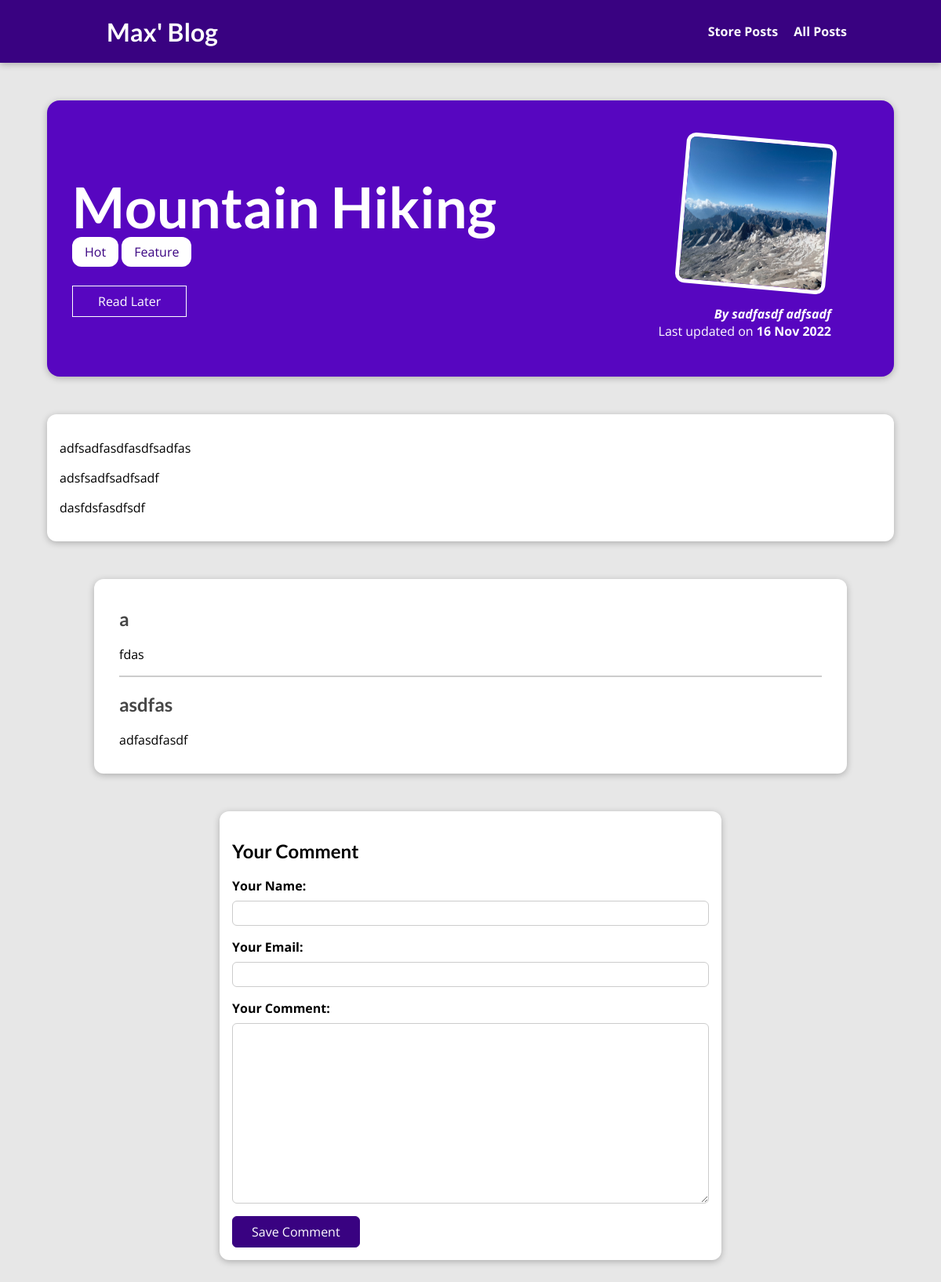
The app's page /posts/hike-in-the-mountains, older data.
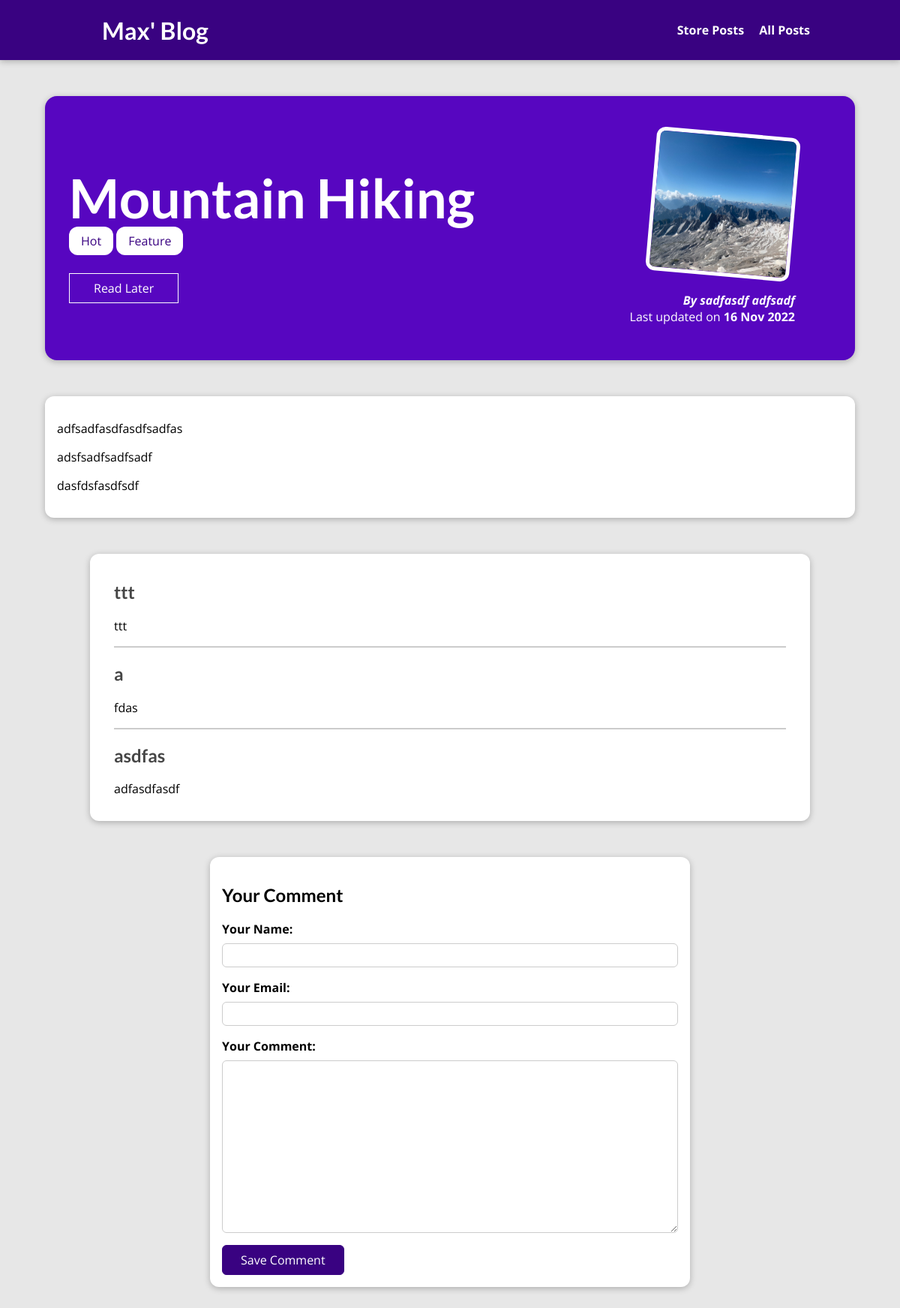
The same page, newer data.
### blog/models.py (models this page shows, shortened)
class Post(models.Model):
    title = models.CharField(max_length=150)
    excerpt = models.CharField(max_length = 200)
    image = models.ImageField(upload_to="posts", null=True)
    date=models.DateField(auto_now=True)
    slug=models.SlugField(unique=True,db_index=True)
    content = models.TextField(validators = [MinLengthValidator(10)])
    author = models.ForeignKey(Author, on_delete=models.SET_NULL,null=True,related_name="posts")
    tags = models.ManyToManyField(Tag)

class Tag(models.Model):
    caption = models.CharField(max_length=20)

class Author(models.Model):
    first_name = models.CharField(max_length=100)
    last_name = models.CharField(max_length=100)
    email_address = models.EmailField()
    def full_name(self):
        return f"{self.first_name} {self.last_name}"
    def __str__(self):
       return self.full_name()

class Comment(models.Model):
    user_name = models.CharField(max_length=120)
    user_email = models.EmailField()
    text = models.TextField(max_length = 400)
    post = models.ForeignKey(Post, on_delete=models.CASCADE, related_name="comments")

### blog/views.py (the view, shortened to what this page needs)
# urls.py: path("posts/<slug:slug>", views.SinglePostView.as_view(), name="post-detail-page"),
class SinglePostView(View):
    def is_stored_post(self,request,post_id):
        stored_posts = request.session.get("stored_posts")
        if stored_posts is not None:
            is_saved_for_later = post_id in stored_posts
        else:
            is_saved_for_later = False
        return is_saved_for_later
    def get(self,request,slug):
        post = Post.objects.get(slug=slug)
        context = {
            "post": post,
            "post_tags": post.tags.all(),
            "comment_form": CommentForm(),
            "comments": post.comments.all().order_by("-id"),
            "saved_for_later": self.is_stored_post(request,post.id)
        }
        return render(request,"blog/post-detail.html",context)

### blog/forms.py
class CommentForm(forms.ModelForm):
    class Meta:
        model = Comment
        exclude = ["post"]
        labels = {
            "user_name":"Your Name",
            "user_email":"Your Email",
            "text": "Your Comment"
        }

### blog/templates/blog/post-detail.html (shortened to what this page needs)
{% extends "base.html" %}
{% load static %}
{% block css_files %}
    <link rel="stylesheet" href="{%static "blog/post-detail.css" %}"/>
{% endblock %}
{% block content %}
<section id="summary">
<h2>{{ post.title}}</h2>
    <div>
        {%  for tag in post_tags %}
            <span class = "tag">{{ tag.caption }}</span>
        {% endfor %}
    </div>
    <div id="read-later">
        <form action="{% url "read-later"%}" method="POST">
            <button>
                {% if saved_for_later %}
                    Remove from "Read Later" list
                {% else %}
                    Read Later
                {% endif %}
            </button>
        </form>
    </div>
    <article>
        <img src="{{ post.image.url }}" alt="Post Title">
        <address>By <a href="mailto:{{ post.author.email_address }}">{{ post.author }}</a></address>
        <div>
            Last updated on <time>{{ post.date|date:"d M Y"}}</time>
        </div>
    </article>
</section>
<main>
    {{post.content|linebreaks}}
</main>
<section id="comments">
    <ul>
        {% for comment in comments %}
        <li>
              <h2>{{comment.user_name }}</h2>
              <p>{{ comment.text|linebreaks }}</p>
        </li>
        {% endfor %}
    </ul>
</section>
<section id="comment-form">
    <h2>Your Comment</h2>
    <form action="{%  url "post-detail-page" post.slug%}" method="POST">
        {%  for form_field in comment_form %}
            <div class="form-control {%  if form_field.errors %}invalid{% endif %}">
                {{ form_field.label_tag }}
                {{ form_field }}
            </div>
        {% endfor %}
        <button>Save Comment</button>
    </form>
</section>
{% endblock %}

### templates/base.html (shortened to what this page needs)
{%  load static %}
<!doctype html>
<html lang="en">
<head>
    <link rel="stylesheet" href="{% static "app.css"  %}">
    {% block css_files %}{% endblock %}
</head>
<body>
    <header id="main-navigation">
        <h1><a href="{% url "starting-page"%}">Max' Blog</a></h1>
        <nav>
            <a href="{% url "read-later"%}">Store Posts</a>
            <a href="{% url "posts-page"%}">All Posts</a>
        </nav>
    </header>
{% block content %}
{% endblock %}
</body>
</html>

### static/app.css (style rules this page uses)
* { box-sizing: border-box; }
html { font-family: 'Open Sans', 'Lato', sans-serif; }
body { margin: 0; }
h1, h2, h3 { font-family: 'Lato', sans-serif; font-weight: bold; }
#main-navigation { width: 100%; height: 5rem; display: flex; justify-content: space-between; align-items: center; padding: 0 10%; position: absolute; top: 0; left: 0; }
#main-navigation a { text-decoration: none; color: white; font-weight: bold; margin-left: 1rem; }

### blog/static/blog/post-detail.css (style rules this page uses)
body { background-color: #e7e7e7; }
#main-navigation { background-color: #390281; box-shadow: 0 2px 8px rgba(0, 0, 0, 0.25); }
#summary { margin: 8rem auto 3rem auto; padding: 2rem; width: 90%; max-width: 90rem; border-radius: 16px; background-color: #5706c0; position: relative; box-shadow: 0 2px 8px rgba(0, 0, 0, 0.25); height: 22rem; }
#summary h2 { color: white; font-size: 4.5rem; margin-bottom: 0.25rem ; }
#summary article { position: absolute; top: 2rem; right: 3rem; padding: 1rem 2rem; border-radius: 12px; text-align: right; color: white; }
#summary article img { width: 12rem; height: 12rem; border-radius: 12px; transform: rotateZ(5deg); border: 5px solid white; margin-bottom: 1rem; }
#summary address { font-weight: bold; }
#summary a { color: white; text-decoration: none; }
#summary time { font-weight: bold; }
#read-later { margin: 2rem 0; }
#read-later button { background-color: transparent; border: 1px solid white; padding: 0.5rem 2rem; font: inherit; color: white; cursor: pointer; }
main { width: 90%; max-width: 90rem; margin: 3rem auto; background-color: white; padding: 1rem; border-radius: 12px; box-shadow: 0 2px 8px rgba(0, 0, 0, 0.25); }
.tag { background-color: white; color: #390281; padding: 0.5rem 1rem; border-radius: 12px; }
#comment-form { margin: 3rem auto; width: 90%; max-width: 40rem; border-radius: 12px; background-color: white; box-shadow: 0 2px 8px rgba(0,0,0,0.25); padding: 1rem; }
#comment-form button { font: inherit; background-color: #390281; color: white; border: 1px solid #390281; padding: 0.5rem 1.5rem; border-radius: 6px; cursor: pointer; }
.form-control { margin-bottom: 1rem; }
.form-control label { font-weight:bold; margin-bottom: 0.5rem; display:block; }
.form-control input, .form-control textarea { display: block; width: 100%; font:inherit; padding: 0.25rem; border-radius: 6px; border: 1px solid #ccc; }
#comments { margin: 3rem auto; width: 90%; max-width: 60rem; border-radius: 12px; background-color: white; box-shadow: 0 2px 8px rgba(0, 0, 0, 0.25); padding: 1rem 2rem; }
#comments ul { list-style: none; margin: 0; padding: 0; }
#comments li { margin-bottom: 1rem; border-bottom: 2px solid #ccc; }
#comments li:last-of-type { border-bottom: none; }
#comments h2 { color: #464646; }

Row changes from the older to the newer data that the page shows:
added Comment: user_name "ttt", text "ttt"
